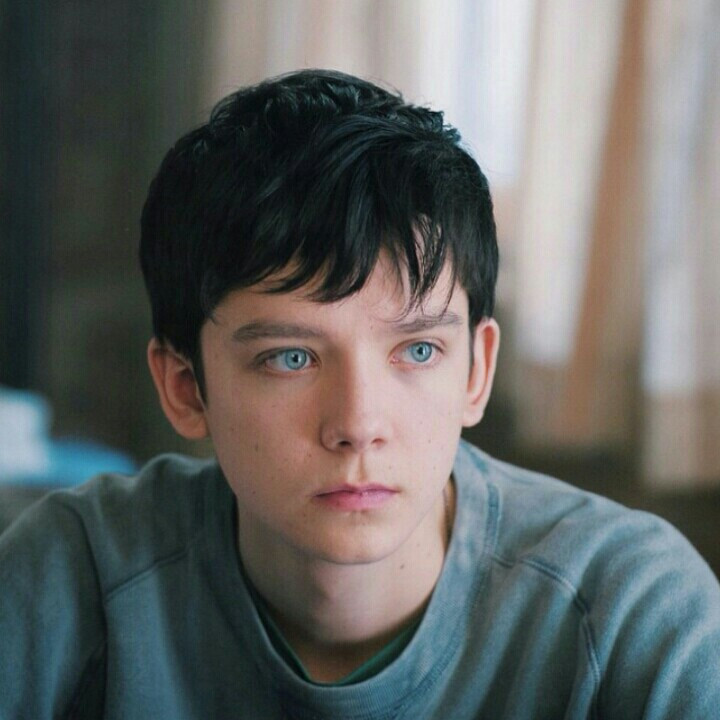
#> input picture code/降维/test.jpg, 720 x 720 px
$ python NMF.py
#> lines starting #> are read from the running program, lines starting #| are printed output that depends on the picture
import matplotlib.pyplot as plt
import matplotlib.image as img
import numpy as np
from sklearn import decomposition
from PIL import Image

Tupian = Image.open('test.jpg')
#> Tupian is the input picture: PIL image 720x720 RGB; mean R, G, B 97.7, 100, 98

Lupian = Tupian.convert('L')
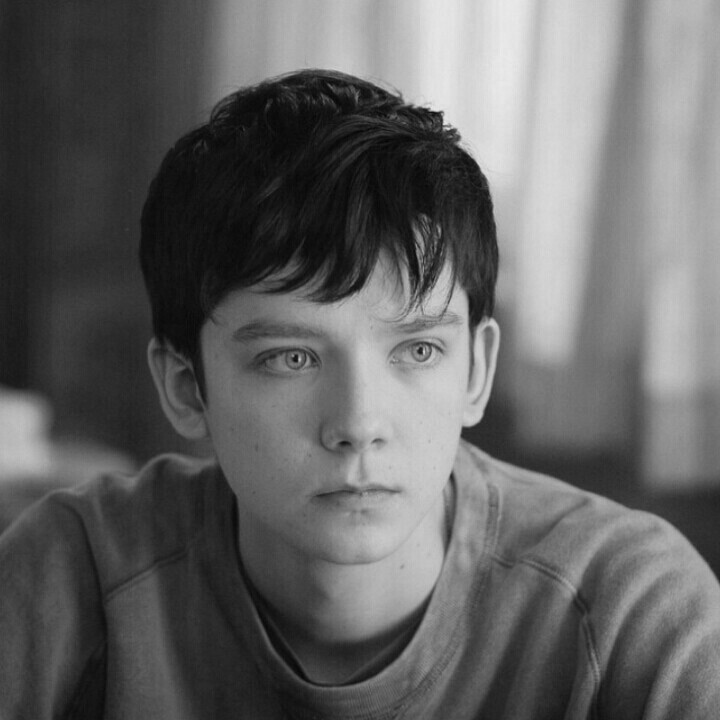
#> Lupian: PIL image 720x720 L; min 4, max 236, mean 99.1
Lupian.save("gray.jpg")

data = []
image = img.imread('gray.jpg')
#> image: shape (720, 720); min 5, max 235, mean 99.1
print(image.shape)
#| (720, 720)
data.append(image)

n_row, n_col = 2,3
n_components = 6
image_shape = (24,30)

def plot_gallery(title, images, n_col=n_col, n_row=n_row):
    plt.figure(figsize=(2. * n_col, 2.26 * n_row))
    plt.suptitle(title, size=16)

    for i, comp in enumerate(images):
        plt.subplot(n_row, n_col, i + 1)
        vmax = max(comp.max(), -comp.min())

        plt.imshow(comp.reshape(image_shape), cmap=plt.cm.gray,
                   interpolation='nearest', vmin=-vmax, vmax=vmax)
        plt.xticks(())
        plt.yticks(())
    plt.subplots_adjust(0.01, 0.05, 0.99, 0.94, 0.04, 0.)
    plt.savefig(str(name))

estimators = [('Eigenfaces - PCA using randomized SVD',decomposition.PCA(n_components=1,whiten=True)),\
    ('Non-negative components - NMF',decomposition.NMF(n_components=1,init='nndsvda',tol=5e-3))]

for name,estimator in estimators:
    print("Extracting the top %d %s..." % (n_components,name))
    print(image.shape)
    estimator.fit(image)
    components_ = estimator.components_
    print(components_)
    print(len(components_[0]))
    plot_gallery(name, components_[:n_components])
#> this loop made 2 passes
#> pass 1, in plot_gallery, `plt.savefig(str(name))`:
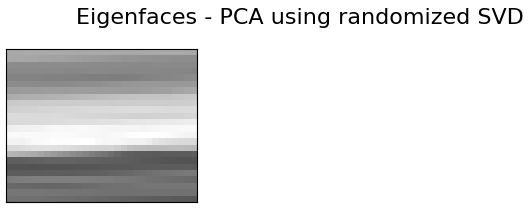
#> figure drawn by matplotlib, 1 panel
#> pass 2, in plot_gallery (call 2), `plt.savefig(str(name))`:
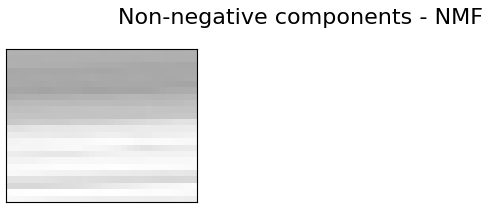
#> figure drawn by matplotlib, 1 panel

plt.show()
